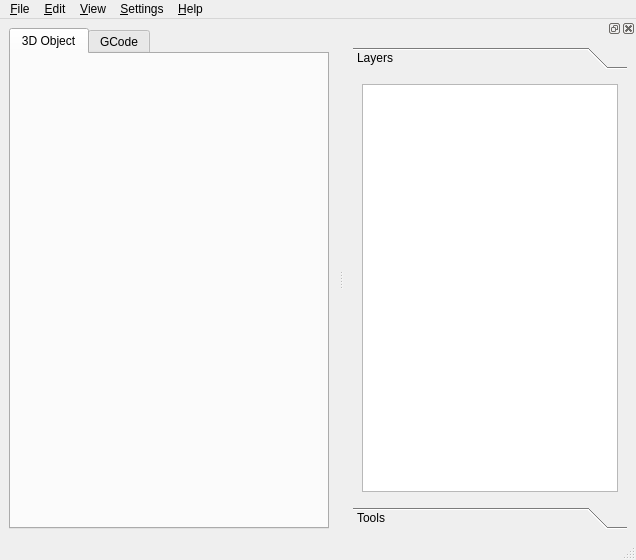
<?xml version="1.0" encoding="UTF-8"?>
<ui version="4.0">
 <class>MainWindow</class>
 <widget class="QMainWindow" name="MainWindow">
  <property name="geometry">
   <rect>
    <x>0</x>
    <y>0</y>
    <width>636</width>
    <height>560</height>
   </rect>
  </property>
  <property name="sizePolicy">
   <sizepolicy hsizetype="Preferred" vsizetype="Preferred">
    <horstretch>0</horstretch>
    <verstretch>0</verstretch>
   </sizepolicy>
  </property>
  <property name="minimumSize">
   <size>
    <width>512</width>
    <height>384</height>
   </size>
  </property>
  <property name="windowTitle">
   <string>MainWindow</string>
  </property>
  <property name="windowIcon">
   <iconset>
    <normaloff>../../albino_reticulated_python.png</normaloff>../../albino_reticulated_python.png</iconset>
  </property>
  <widget class="QWidget" name="centralwidget">
   <layout class="QHBoxLayout" name="horizontalLayout">
    <item>
     <widget class="QTabWidget" name="object_tabs">
      <property name="sizePolicy">
       <sizepolicy hsizetype="Expanding" vsizetype="Expanding">
        <horstretch>0</horstretch>
        <verstretch>0</verstretch>
       </sizepolicy>
      </property>
      <property name="currentIndex">
       <number>0</number>
      </property>
      <widget class="QWidget" name="object_3d">
       <attribute name="title">
        <string>3D Object</string>
       </attribute>
       <layout class="QHBoxLayout" name="object_3d_hlayout">
        <item>
         <widget class="QWidget" name="gl_widget" native="true"/>
        </item>
       </layout>
      </widget>
      <widget class="QWidget" name="gcode">
       <property name="sizePolicy">
        <sizepolicy hsizetype="Expanding" vsizetype="Expanding">
         <horstretch>0</horstretch>
         <verstretch>0</verstretch>
        </sizepolicy>
       </property>
       <attribute name="title">
        <string>GCode</string>
       </attribute>
       <layout class="QHBoxLayout" name="gcode_hlayout">
        <item>
         <widget class="QTextEdit" name="gcode_editor"/>
        </item>
       </layout>
      </widget>
     </widget>
    </item>
   </layout>
  </widget>
  <widget class="QMenuBar" name="menubar">
   <property name="geometry">
    <rect>
     <x>0</x>
     <y>0</y>
     <width>636</width>
     <height>23</height>
    </rect>
   </property>
   <widget class="QMenu" name="menuFile">
    <property name="title">
     <string>&amp;File</string>
    </property>
    <addaction name="action_New"/>
    <addaction name="action_Open"/>
    <addaction name="action_Save"/>
    <addaction name="separator"/>
    <addaction name="action_Quit"/>
   </widget>
   <widget class="QMenu" name="menuEdit">
    <property name="title">
     <string>&amp;Edit</string>
    </property>
   </widget>
   <widget class="QMenu" name="menu_Settings">
    <property name="title">
     <string>&amp;Settings</string>
    </property>
    <addaction name="action_Printer"/>
    <addaction name="actionS_licing"/>
   </widget>
   <widget class="QMenu" name="menu_Help">
    <property name="title">
     <string>&amp;Help</string>
    </property>
    <addaction name="action_Help"/>
    <addaction name="separator"/>
    <addaction name="action_About"/>
   </widget>
   <widget class="QMenu" name="menu_View">
    <property name="title">
     <string>&amp;View</string>
    </property>
    <addaction name="action_toolbox"/>
   </widget>
   <addaction name="menuFile"/>
   <addaction name="menuEdit"/>
   <addaction name="menu_View"/>
   <addaction name="menu_Settings"/>
   <addaction name="menu_Help"/>
  </widget>
  <widget class="QStatusBar" name="statusbar">
   <property name="enabled">
    <bool>true</bool>
   </property>
   <property name="sizeGripEnabled">
    <bool>true</bool>
   </property>
  </widget>
  <widget class="QDockWidget" name="dock_widget">
   <property name="minimumSize">
    <size>
     <width>150</width>
     <height>300</height>
    </size>
   </property>
   <property name="maximumSize">
    <size>
     <width>1024</width>
     <height>1024</height>
    </size>
   </property>
   <attribute name="dockWidgetArea">
    <number>2</number>
   </attribute>
   <widget class="QWidget" name="dock_contents">
    <layout class="QHBoxLayout" name="dock_hlayout">
     <item>
      <widget class="QToolBox" name="tool_box">
       <property name="currentIndex">
        <number>0</number>
       </property>
       <widget class="QWidget" name="layers">
        <property name="geometry">
         <rect>
          <x>0</x>
          <y>0</y>
          <width>264</width>
          <height>413</height>
         </rect>
        </property>
        <attribute name="label">
         <string>Layers</string>
        </attribute>
        <layout class="QVBoxLayout" name="verticalLayout">
         <item>
          <widget class="QListWidget" name="layer_list_widget"/>
         </item>
        </layout>
       </widget>
       <widget class="QWidget" name="tools">
        <property name="geometry">
         <rect>
          <x>0</x>
          <y>0</y>
          <width>264</width>
          <height>413</height>
         </rect>
        </property>
        <attribute name="label">
         <string>Tools</string>
        </attribute>
        <layout class="QGridLayout" name="gridLayout_2"/>
       </widget>
      </widget>
     </item>
    </layout>
   </widget>
  </widget>
  <action name="action_file">
   <property name="text">
    <string>&amp;file</string>
   </property>
  </action>
  <action name="action_New">
   <property name="text">
    <string>&amp;New</string>
   </property>
  </action>
  <action name="action_Open">
   <property name="text">
    <string>&amp;Open</string>
   </property>
  </action>
  <action name="action_Save">
   <property name="text">
    <string>&amp;Save</string>
   </property>
  </action>
  <action name="action_Quit">
   <property name="text">
    <string>&amp;Quit</string>
   </property>
  </action>
  <action name="action_Printer">
   <property name="text">
    <string>&amp;Printer</string>
   </property>
  </action>
  <action name="actionS_licing">
   <property name="text">
    <string>S&amp;licing</string>
   </property>
  </action>
  <action name="action_Help">
   <property name="text">
    <string>&amp;Help</string>
   </property>
  </action>
  <action name="action_About">
   <property name="text">
    <string>&amp;About</string>
   </property>
  </action>
  <action name="action_toolbox">
   <property name="text">
    <string>&amp;Toolbox</string>
   </property>
  </action>
 </widget>
 <resources/>
 <connections/>
</ui>
